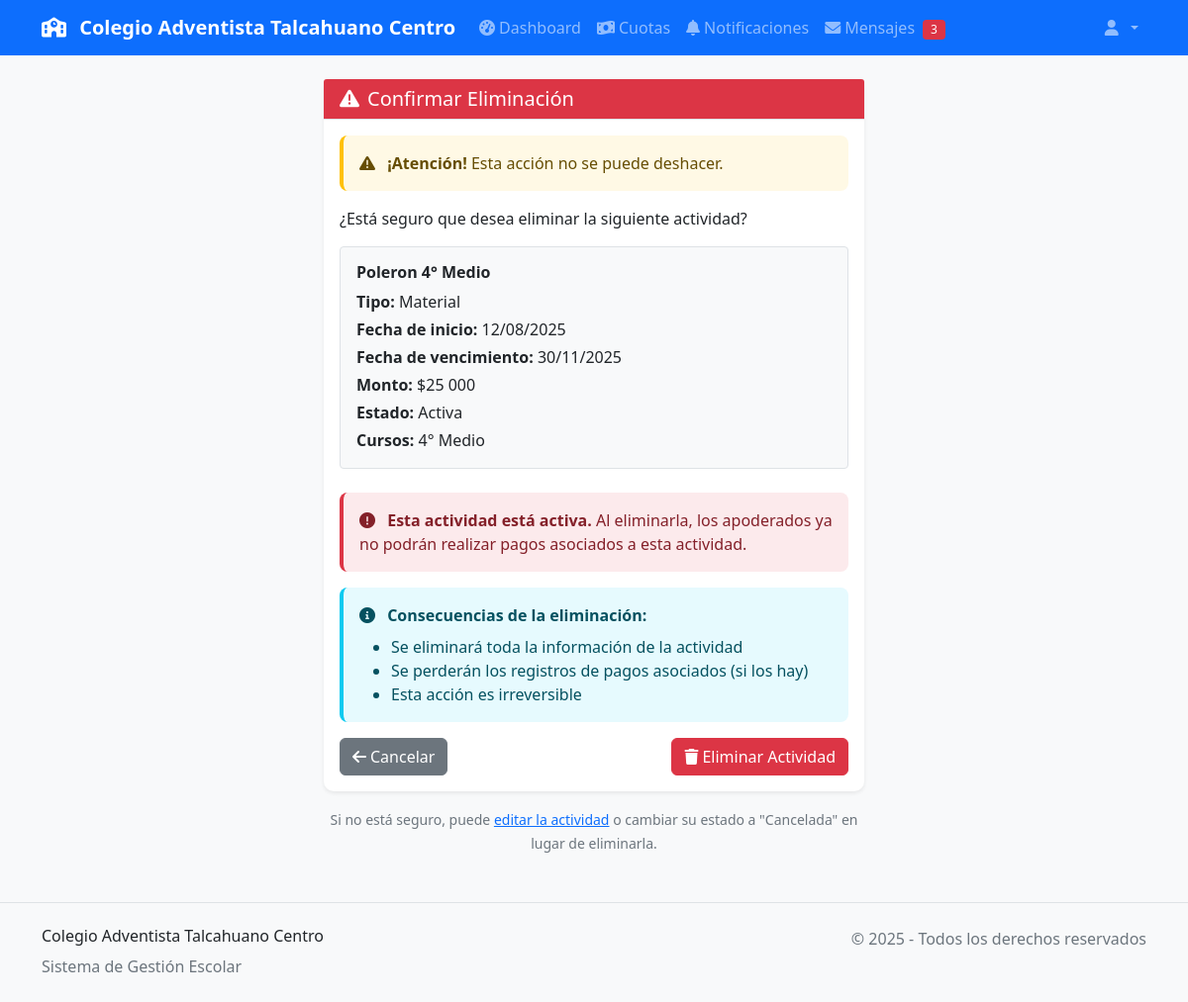
The page /actividades/16/eliminar/ (signed in) on the database its author committed.
### actividades/models.py (models this page shows, shortened)
class Actividad(models.Model):
    ESTADO_CHOICES = [
        ('planificada', 'Planificada'),
        ('activa', 'Activa'),
        ('finalizada', 'Finalizada'),
        ('cancelada', 'Cancelada'),
    ]
    nombre = models.CharField(max_length=200)
    descripcion = models.TextField()
    tipo = models.ForeignKey(TipoActividad, on_delete=models.CASCADE)
    fecha_inicio = models.DateField()
    fecha_fin = models.DateField()
    monto_por_estudiante = models.DecimalField(max_digits=10, decimal_places=0)
    cursos_asignados = models.ManyToManyField(Curso)
    estado = models.CharField(max_length=20, choices=ESTADO_CHOICES, default='planificada')
    fecha_creacion = models.DateTimeField(auto_now_add=True)

class TipoActividad(models.Model):
    nombre = models.CharField(max_length=100)
    descripcion = models.TextField(blank=True)

### estudiantes/models.py (models this page shows, shortened)
class Curso(models.Model):
    nombre = models.CharField(max_length=50)
    nivel = models.CharField(max_length=20)
    año = models.IntegerField()

### actividades/views.py (the view, shortened to what this page needs)
# urls.py: path('<int:pk>/eliminar/', views.eliminar_actividad, name='eliminar'),
@login_required
def eliminar_actividad(request, pk):
    actividad = get_object_or_404(Actividad, pk=pk)
    logger.debug(f"Solicitando eliminación de actividad: {actividad.nombre}")
    return render(request, 'actividades/confirmar_eliminar.html', {
        'actividad': actividad
    })

### core/context_processors.py (called while the page is built)
def notificaciones_context(request):
    if request.user.is_authenticated:
        notificaciones_no_leidas = Notificacion.objects.filter(
            apoderado_email=request.user.email,
            estado__in=['enviado', 'visto']
        ).count()
        return {
            'notificaciones_no_leidas': notificaciones_no_leidas
        }
    return {
        'notificaciones_no_leidas': 0
    }

### templates/actividades/confirmar_eliminar.html (shortened to what this page needs)
{% extends 'base.html' %}
{% block content %}
<div class="row justify-content-center">
    <div class="col-lg-6">
        <div class="card border-danger">
            <div class="card-header bg-danger text-white">
                <h5 class="mb-0">
                    <i class="fas fa-exclamation-triangle me-2"></i>Confirmar Eliminación
                </h5>
            </div>
            <div class="card-body">
                <div class="alert alert-warning">
                    <i class="fas fa-warning me-2"></i>
                    <strong>¡Atención!</strong> Esta acción no se puede deshacer.
                </div>
                <p class="mb-3">¿Está seguro que desea eliminar la siguiente actividad?</p>
                <div class="border rounded p-3 bg-light mb-4">
                    <h6 class="fw-bold">{{ actividad.nombre }}</h6>
                    <p class="mb-1"><strong>Tipo:</strong> {{ actividad.tipo.nombre }}</p>
                    <p class="mb-1"><strong>Fecha de inicio:</strong> {{ actividad.fecha_inicio|date:"d/m/Y" }}</p>
                    <p class="mb-1"><strong>Fecha de vencimiento:</strong> {{ actividad.fecha_fin|date:"d/m/Y" }}</p>
                    <p class="mb-1"><strong>Monto:</strong> ${{ actividad.monto_por_estudiante|floatformat:0 }}</p>
                    <p class="mb-1"><strong>Estado:</strong> {{ actividad.get_estado_display }}</p>
                    <p class="mb-0">
                        <strong>Cursos:</strong>
                        {% for curso in actividad.cursos_asignados.all %}
                            {{ curso.nombre }}{% if not forloop.last %}, {% endif %}
                        {% endfor %}
                    </p>
                </div>
                {% if actividad.estado == 'activa' %}
                <div class="alert alert-danger">
                    <i class="fas fa-exclamation-circle me-2"></i>
                    <strong>Esta actividad está activa.</strong> Al eliminarla, los apoderados ya no podrán realizar pagos asociados a esta actividad.
                </div>
                {% endif %}
                <div class="alert alert-info">
                    <i class="fas fa-info-circle me-2"></i>
                    <strong>Consecuencias de la eliminación:</strong>
                    <ul class="mb-0 mt-2">
                        <li>Se eliminará toda la información de la actividad</li>
                        <li>Se perderán los registros de pagos asociados (si los hay)</li>
                        <li>Esta acción es irreversible</li>
                    </ul>
                </div>
                <form method="post">
                    <div class="d-flex justify-content-between">
                        <a href="{% url 'actividades:ver' actividad.pk %}" class="btn btn-secondary">
                            <i class="fas fa-arrow-left me-1"></i>Cancelar
                        </a>
                        <button type="submit" class="btn btn-danger">
                            <i class="fas fa-trash me-1"></i>Eliminar Actividad
                        </button>
                    </div>
                </form>
            </div>
        </div>
        <div class="text-center mt-3">
            <small class="text-muted">
                Si no está seguro, puede <a href="{% url 'actividades:editar' actividad.pk %}">editar la actividad</a>
                o cambiar su estado a "Cancelada" en lugar de eliminarla.
            </small>
        </div>
    </div>
</div>
{% endblock %}

### static/css/styles.css (style rules this page uses)
:root { --primary-color: #0d6efd; --success-color: #198754; --warning-color: #ffc107; --danger-color: #dc3545; --info-color: #0dcaf0; --light-color: #f8f9fa; --dark-color: #212529; }
body { font-family: 'Segoe UI', Tahoma, Geneva, Verdana, sans-serif; background-color: #f8f9fa; }
.card { border: none; border-radius: 10px; box-shadow: 0 0.125rem 0.25rem rgba(0, 0, 0, 0.075); transition: all 0.3s ease; }
.card-header { background-color: #fff; border-bottom: 1px solid #dee2e6; font-weight: 600; }
.btn { border-radius: 6px; font-weight: 500; transition: all 0.3s ease; }
.alert { border: none; border-radius: 8px; border-left: 4px solid; }
.alert-warning { border-left-color: var(--warning-color); background-color: rgba(255, 193, 7, 0.1); }
.alert-danger { border-left-color: var(--danger-color); background-color: rgba(220, 53, 69, 0.1); }
.alert-info { border-left-color: var(--info-color); background-color: rgba(13, 202, 240, 0.1); }

### rows shown on the page
Actividad: nombre "Poleron 4° Medio", tipo.nombre "Material", fecha_inicio "12/08/2025", fecha_fin "30/11/2025", monto_por_estudiante "25 000", estado "Activa"
Curso: nombre "4° Medio"
